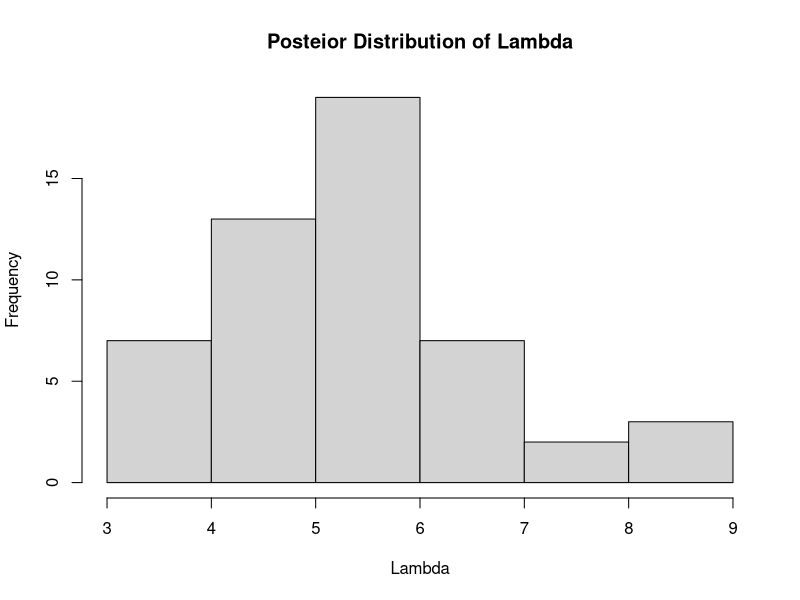

This figure's R source:
## ---- chunk 1

## Sample Distribution
collection <- c()

for (i in 1:30000){
  ## Prior Distribution
  lambda <- rchisq(n=1,df=5)
  ## Sampling (Simulate) and Sorting
  X <- sort(rpois(n = 3, lambda = lambda))
  out <- c(lambda, X)
  collection <- rbind(collection,out)
}

colnames(collection) <- c('lambda','x1','x2','x3')

# Create Index when value match observe data
idx <- (collection[,2]==3)&(collection[,3]==5)&(collection[,4]==9)

hist(collection[idx,1]
     ,main = 'Posteior Distribution of Lambda'
     ,xlab = 'Lambda'
     )
## ---- chunk 2
lambda_lower <- quantile(collection[idx,1],0.005)
lambda_upper <- quantile(collection[idx,1],1-0.005)

print(lambda_lower)
print(lambda_upper)
## ---- chunk 3
post_lambda <- collection[idx,1]

# Calculate Prob for Null Hypothesis
idx_h0 <- (post_lambda<=7)
count_h0 <- length(post_lambda[idx_h0])
prob_h0 <- count_h0/length(post_lambda)

print(prob_h0)

# Calculate Prob for Null Hypothesis
print(1-prob_h0)
